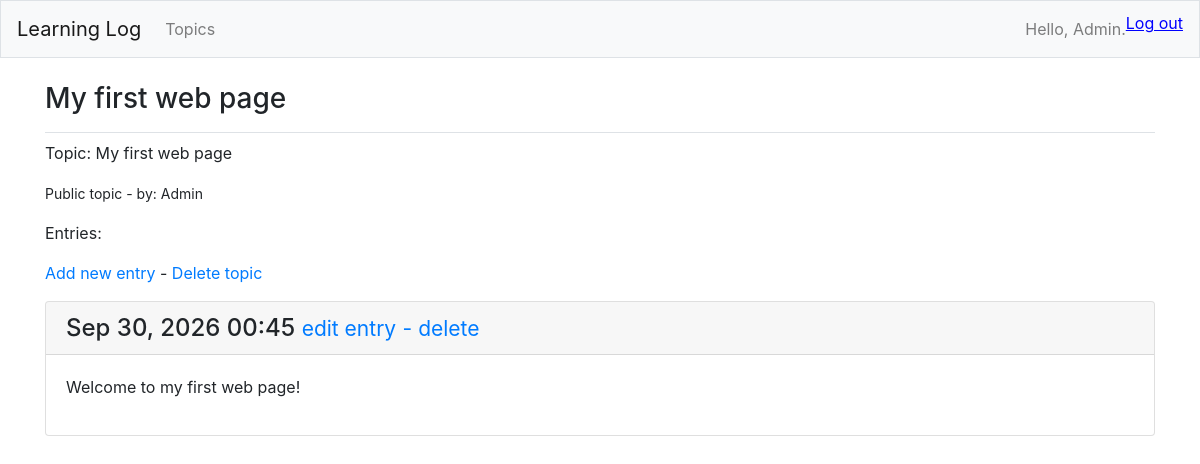
Screenshot of /topics/6/ (signed in) with the database file from the repository.
### learning_logs/models.py (models this page shows, shortened)
class Topic(models.Model):
	text = models.CharField(max_length=200)
	date_added = models.DateTimeField(auto_now_add=True)
	owner =models.ForeignKey(User, on_delete=models.CASCADE)
	public = models.BooleanField(default=False)
	def __str__(self):
		return self.text

class Entry(models.Model):
	topic = models.ForeignKey(Topic, on_delete=models.CASCADE)
	text = models.TextField()
	date_added = models.DateTimeField(auto_now_add=True)
	class Meta:
		verbose_name_plural = 'entries'

### learning_logs/views.py (the view)
# urls.py: path('topics/<int:topic_id>/', views.topic, name='topic'),
def topic(request, topic_id):
	topic = Topic.objects.get(id=topic_id)
	if not topic.public:
		if not request.user.is_authenticated or topic.owner !=request.user:
			raise Http404
	entries = topic.entry_set.order_by('-date_added')
	context = {'topic':topic, 'entries':entries}
	return render(request, 'learning_logs/topic.html', context)

### learning_logs/templates/learning_logs/topic.html
{% extends 'learning_logs/base.html' %}
{% block page_header %}
	<h3>{{ topic }}</h3>
{% endblock page_header %}
{% block content %}
	<p>Topic: {{ topic }}</p>
	{% if topic.public %}
		<p><small>Public topic - by: {{ topic.owner }}</small></p>
	{% endif %}
	<p>Entries:</p>
	{% if topic.owner == user %}
		<p>
			<a href="{% url 'learning_logs:new_entry' topic.id %}">Add new entry</a>
			-
			<a href="{% url 'learning_logs:delete_topic' topic.id %}">Delete topic</a>
		</p>
	{% endif %}
	{% for entry in entries %}
		<div class="card mb-3">
			<h4 class="card-header">
				{{ entry.date_added|date:'M d, Y H:i' }}
				{% if topic.owner == user %}
					<small><a href="{% url 'learning_logs:edit_entry' entry.id %}">
						edit entry</a></small>
					<small><a href="{% url 'learning_logs:delete_entry' entry.id %}">
						- delete</a></small>
				{% endif %}
			</h4>
			<div class="card-body">
				{{ entry.text|linebreaks }}
			</div>
		</div>
	{% empty %}
		<p>There are no entries for this topic yet.</p>
	{% endfor %}
{% endblock content %}

### learning_logs/templates/learning_logs/base.html (shortened to what this page needs)
{% load bootstrap4 %}
<!doctype html>
<html lang="en">
<head>
	{% bootstrap_css %}
</head>
<body>
	<nav class="navbar navbar-expand-md navbar-light bg-light mb-4 border">
		<a class="navbar-brand" href="{% url 'learning_logs:index' %}">
			Learning Log</a>
<div class="collapse navbar-collapse" id="navbarCollapse">
	<ul class="navbar-nav mr-auto">
		<li class="nav-item">
			<a class="nav-link" href="{% url 'learning_logs:topics' %}">
				Topics</a></li>
	</ul>
	<ul class="navbar-nav ml-auto">
		{% if user.is_authenticated %}
			<li class="nav-item">
				<span class="navbar-text">Hello, {{ user.username }}.</span>
			</li>
			<li class="nav-item">
				<form method="post" action="{% url 'users:logout' %}" style="display:inline">
					<button type="submit" class="btn btn-link" style="border:none; background:none; padding:0; color:blue; text-decoration:underline; cursor:pointer;">
						Log out
					</button>
	</form>
			</li>
		{% else %}
			<li class="nav-item">
				<a class="nav-link" href="{% url 'users:register' %}">Register</a>
			</li>
			<li class="nav-item">
				<a class="nav-link" href="{% url 'users:login' %}">Log in</a></li>
		{% endif %}
	</ul>
</div>
</nav>
<main role="main" class="container">
	<div class="pb-2 mb-2 border-bottom">
		{% block page_header %}{% endblock page_header %}
	</div>
	<div>
		{% block content %}{% endblock content %}
	</div>
</main>
</body>
</html>

### rows the page displays
Topic: text "My first web page", owner "Admin"
Entry: date_added "Sep 30, 2026 00:45", text "Welcome to my first web page!"

### other values shown
{{ user.username }} "Admin"
